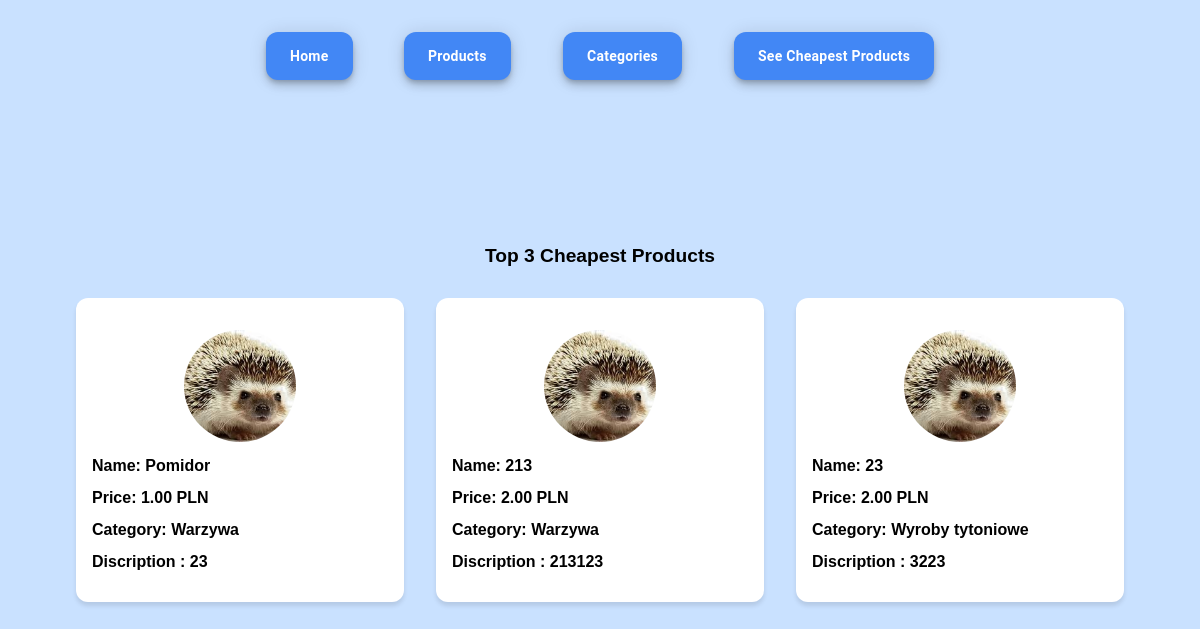
The page /cheapest/ on the database its author committed.
### www/models.py (models this page shows, shortened)
class Cheapest(models.Model):
    product = models.ForeignKey(Product, on_delete=models.CASCADE)

class Product(models.Model):
    name = models.CharField(max_length=40)
    price = models.DecimalField(max_digits=10, decimal_places=2)
    photo = models.ImageField(upload_to='images')
    discription = models.CharField(max_length=100, default='')
    create = models.DateTimeField(auto_now=False, auto_now_add=True)
    category = models.ForeignKey(Category, on_delete=models.CASCADE)

class Category(models.Model):
    name = models.CharField(max_length=40)
    discription = models.TextField(max_length=50)
    created_at = models.DateTimeField(auto_now_add=True)

### www/views.py (the view)
# urls.py: path('cheapest/', views.cheapest, name='cheapest'),
def cheapest(request):
    cheapest_products = Cheapest.objects.all()
    return render(request, 'www/cheapest.html', {'cheapest_products': cheapest_products})

### www/templates/www/cheapest.html (shortened to what this page needs)
<!DOCTYPE html>
<html lang="en">
<head>
    {%load static%}
    <link rel="stylesheet" href="{% static 'reset.css' %}">
    <link rel="stylesheet" href="{% static 'header.css' %}">
    <link rel="stylesheet" href="{% static 'main.css' %}">
    <link rel="stylesheet" href="{% static 'cheapest.css' %}">
    <link rel="stylesheet" href="{% static 'products.css' %}">
</head>
<body>
    <header>
        <div class="container">
          <a class="link" href="{% url 'index' %}"><button>Home</button></a>
          <a class="link" href="{% url 'products' %}"><button>Products</button></a>
          <a class="link" href="{% url 'categories' %}"><button>Categories</button></a>
          <a class="link" href="{% url 'cheapest' %}"><button>See Cheapest Products</button></a>
        </div>
    </header>
    <main>
        <div class="container cheapest">
            <h1>Top 3 Cheapest Products</h1>
            <div class="products cheapest_products">
                {% for cheapest_product in cheapest_products %}
                    <div class="product cheapest_product">
                        <img src="{{ cheapest_product.product.photo.url }}" alt="{{ cheapest_product.product.name }}" >
                        <p>Name: {{ cheapest_product.product.name }}</p>
                        <p>Price: {{ cheapest_product.product.price }} PLN</p>
                        <p>Category: {{ cheapest_product.product.category.name }}</p>
                        <p>Discription : {{ cheapest_product.product.discription  }}</p>
                    </div>
                {% endfor %}
            </div>
        </div>
    </main>
</body>
</html>

### static/header.css (style rules this page uses)
header { display: flex; justify-content: center; padding: 2rem 0 ; }
header > .container { width: 60%; }
.link > button { margin-top: 0; }

### static/main.css (style rules this page uses)
main { display: flex; align-items: center; justify-content: center; height: 80vh; }

### static/cheapest.css (style rules this page uses)
.cheapest { display: flex; flex-direction: column; }
.cheapest > .products { flex-wrap: nowrap; width: 100%; }
.cheapest_products > .product { width: 33%; }

### static/products.css (style rules this page uses)
h1 { text-align: center; margin-bottom: 1rem; font-size: 1.2rem; font-weight: bold; }
.products { display: flex; justify-content: center; flex-wrap: wrap; }
.product { display: flex; flex-direction: column; margin:1rem; padding: 1rem; background-color: #fff; border-radius: 12px; width: 15%; box-shadow: 0px 4px 4px rgba(0, 0, 0, 0.1); }
img { align-self: center; border-radius: 50%; width: 7em; height: 7rem; object-fit: cover; margin: 1rem; }
p { font-weight: bolder; margin-bottom: 1rem; }

### rows shown on the page
Cheapest: product.photo (picture), product.name "Pomidor", product.price "1.00", product.category.name "Warzywa", product.discription "23"
Cheapest: product.photo (picture), product.name "213", product.price "2.00", product.category.name "Warzywa", product.discription "213123"
Cheapest: product.photo (picture), product.name "23", product.price "2.00", product.category.name "Wyroby tytoniowe", product.discription "3223"
